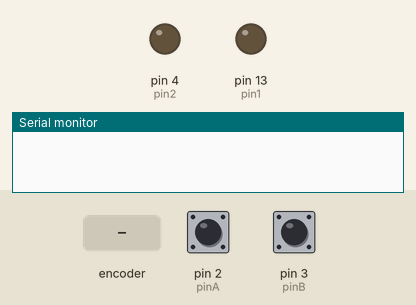
Simulated run of this sketch. Board: Arduino Uno, built with avr-gcc and run on an emulated ATmega328P. Shown: output pins drawn as LEDs (lit = HIGH), the last lines printed to the serial monitor. Dashed ring = blinking. The test bench sets the inputs (shaded band); at power-on: pin 2 (pinA) HIGH, pin 3 (pinB) HIGH.

Above: at 1.2 s.
1.3 s: rotary encoder on pin 2 (pinA) / pin 3 (pinB) turned 3 steps (first pin leading)
At 1.51 s:
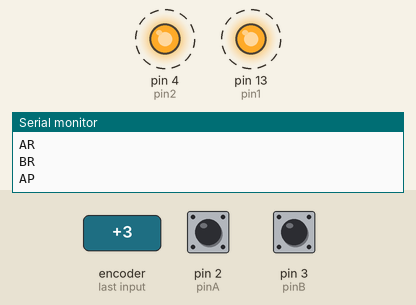
Timing chart, 0 to 4.3 s (numbered marks = the images above; inputs shaded):
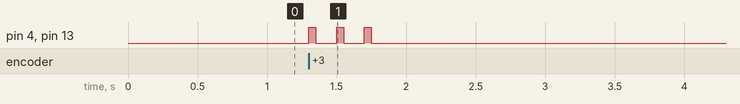

Measured:
- after the input at 1.3 s, pin 4 (pin2), pin 13 (pin1): alternates HIGH for 0.05 s and LOW for 0.15 s, 6 changes in all, then stays LOW, starting at once

The sketch:

arduinoSketch.ino
```cpp
int pin1 = 13;
int pin2 = 4;

int pinA = 2;
int pinB = 3;

int i = 0;
int val = 0;

int Astate = 0;
int Bstate = 0;

volatile int state = LOW;

void setup()
{
  pinMode(pin1, OUTPUT);
  pinMode(pin2, OUTPUT);

  digitalWrite(pin1, LOW);
  digitalWrite(pin2, LOW);

  pinMode(pinA,INPUT);
  pinMode(pinB,INPUT);

  digitalWrite(2,HIGH);
  digitalWrite(3,HIGH);

  attachInterrupt(0, AChange, CHANGE);
  attachInterrupt(1, BChange, CHANGE);

  Serial.begin(115200);

}

void AChange(){
   val = digitalRead(pinA);
   if (val == 0){
     if (Astate == 0){
        Serial.print("AP\n");
        ledOn();
        Astate = 1;
     }else{
       Astate = 1;
     }
   }else{
      if (Astate == 1){
       Serial.print("AR\n");
       ledOff();
       Astate = 0;
      }else{
        Astate = 0;
      }
   }
}

void BChange(){
   val = digitalRead(pinB);
   if (val == 0){
     if(Bstate == 0){
       Serial.print("BP\n");
       ledOn();
       Bstate = 1;
     }else{
       Bstate = 1;
     }
   }else{
     if(Bstate == 1){
      Serial.print("BR\n");
      ledOff();
      Bstate = 0;
     }else{
       Bstate = 0;
     }
   }
}

void ledOn(){
  digitalWrite(pin1, HIGH);
  digitalWrite(pin2, HIGH);
}

void ledOff(){
  digitalWrite(pin1, LOW);
  digitalWrite(pin2, LOW);
}


void loop()
{
  i ++;
}
```
